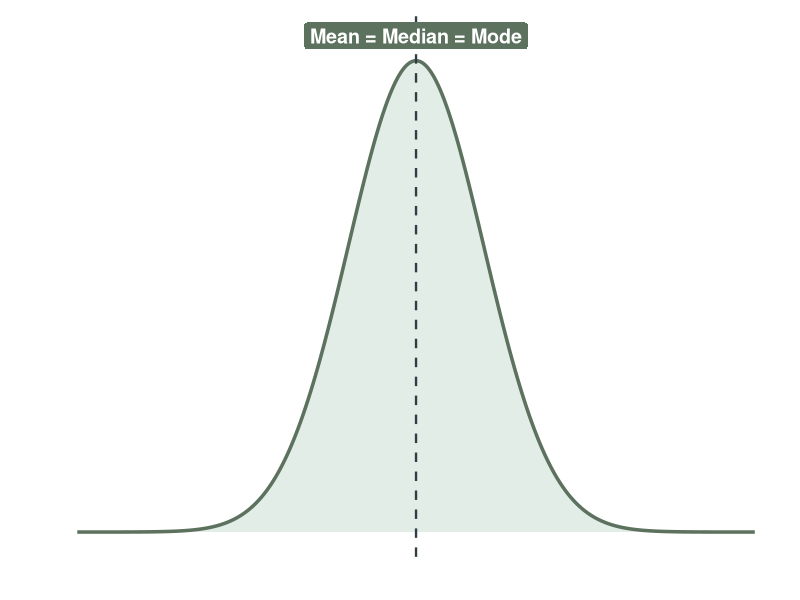
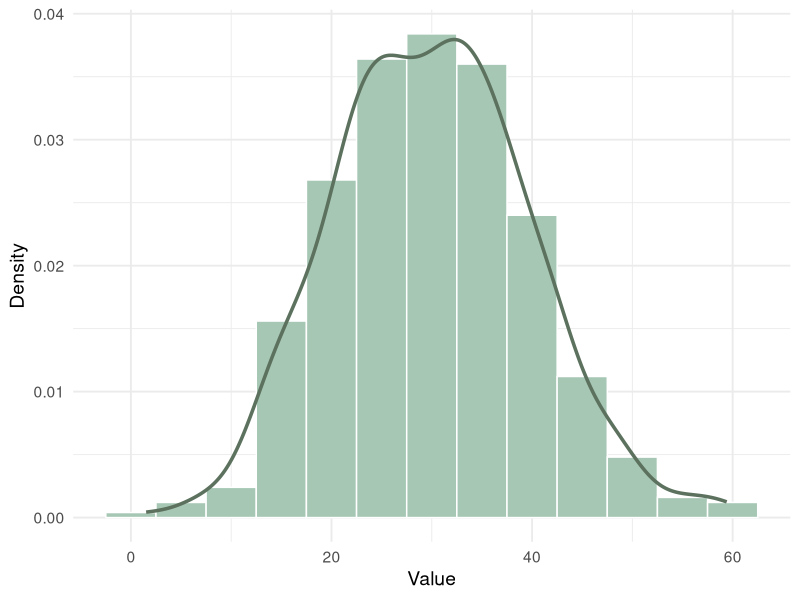
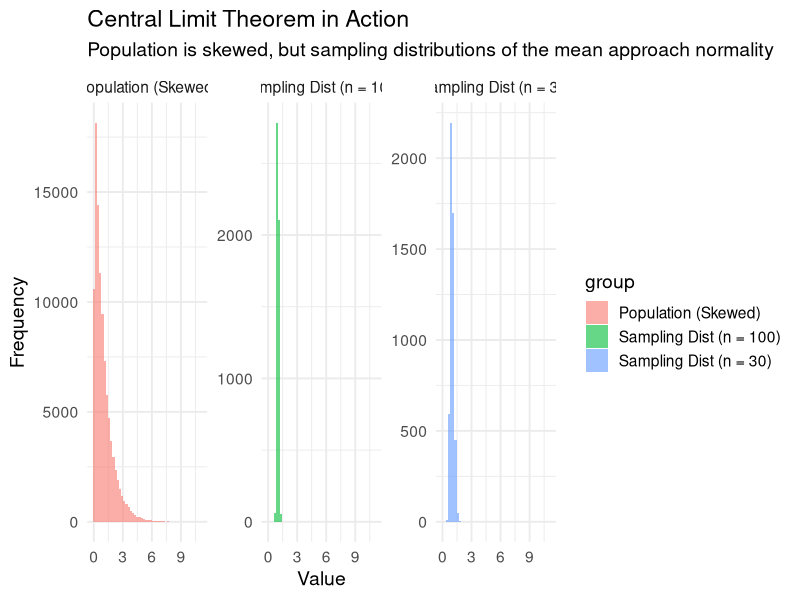
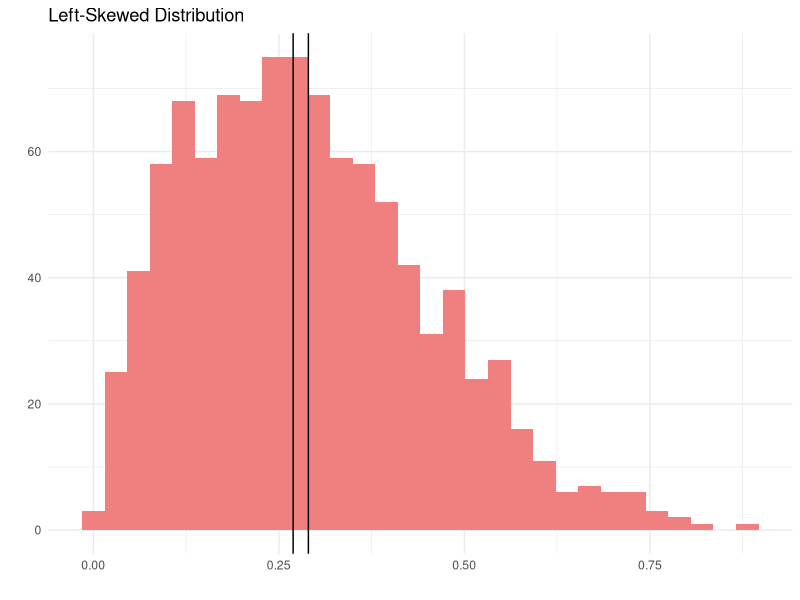
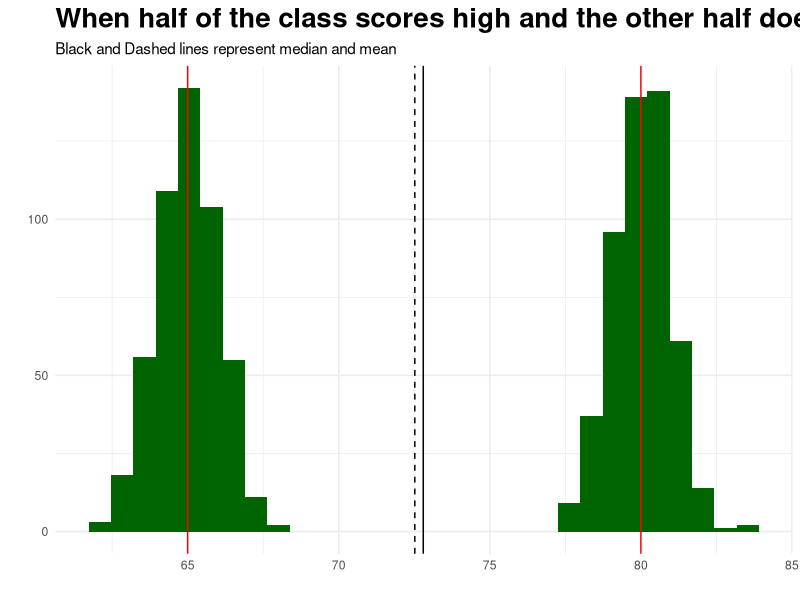
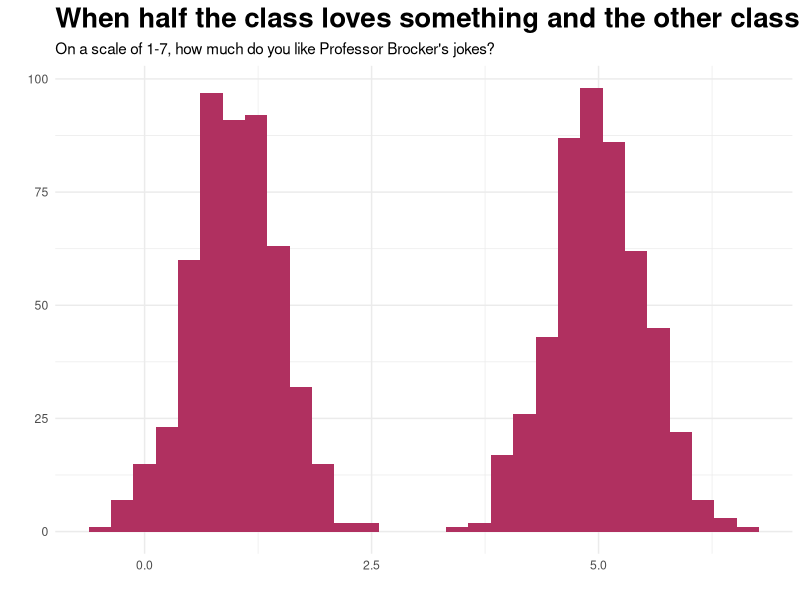
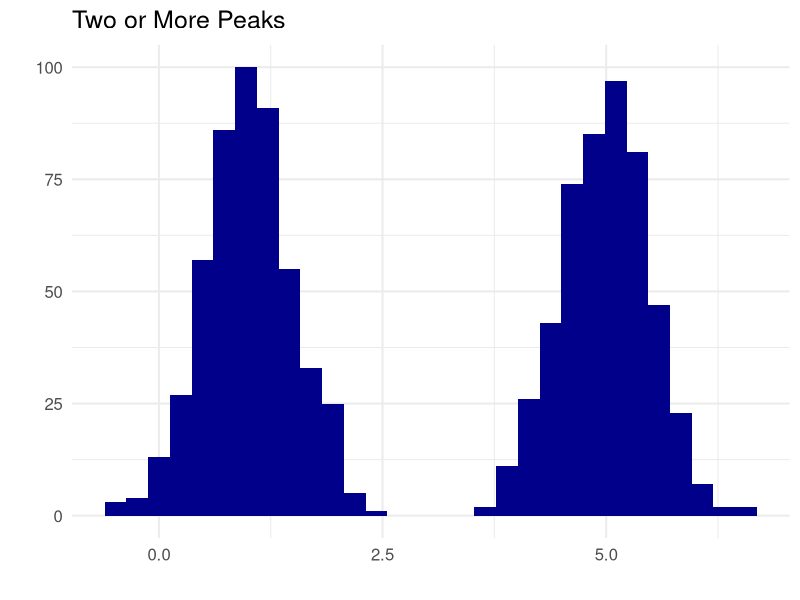
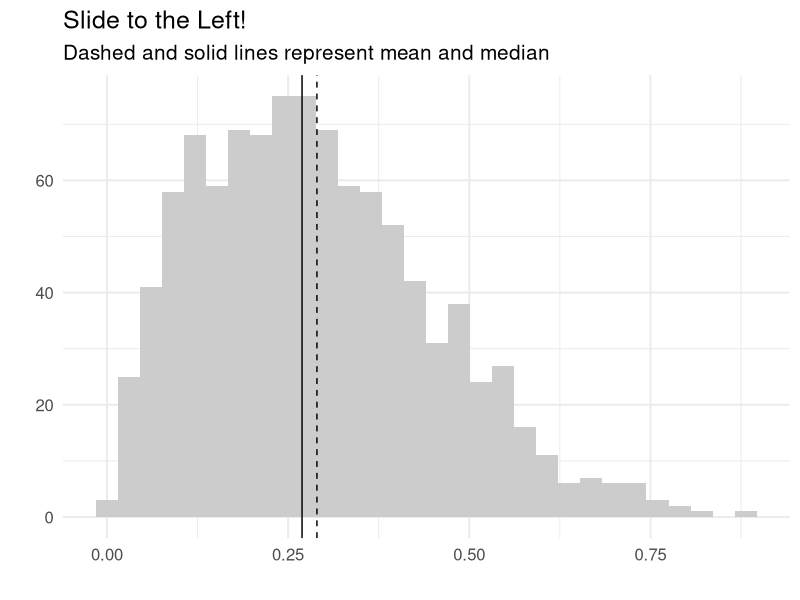

The R source for these figures, in order:
## ---- chunk 1
#| fig-width: 8
#| fig-height: 6
#| fig-align: center


library(ggplot2)

x <- seq(5, 15, length = 1000)

y <- dnorm(x, mean = 10, sd = 1)

nm <- data.frame(x, y)

ggplot(data = nm, aes(x, y)) +
  geom_area(fill = "#DCE8E1", alpha = 0.8) +
  geom_line(color = "#5C715E", linewidth = 1.2) +
  geom_vline(xintercept = 10, color = "#2F3E46", linewidth = 0.8, linetype = "dashed") +
  annotate("label", x = 10, y = 0.42, label = "Mean = Median = Mode",
           fill = "#5C715E", color = "white", fontface = "bold", size = 5, label.size = 0) +
  labs(x = "", y = "") +
  theme_minimal(base_size = 16) +
  theme(
    axis.text = element_blank(),
    panel.grid = element_blank()
  )
## ---- chunk 2
data.frame(
  z = rnorm(500, 30, sd = 10)
) |>
  ggplot(aes(z)) +
  geom_histogram(aes(y = after_stat(density)), binwidth = 5,
                 fill = "#A7C7B5", color = "white") +
  geom_density(color = "#5C715E", linewidth = 1.2) +
  labs(x = "Value", y = "Density") +
  theme_minimal(base_size = 14)
## ---- chunk 3
set.seed(123)

# Population: strongly skewed (exponential distribution)
pop <- rexp(100000, rate = 1)

# Take many samples of size 30 and compute their means
sample_means_30 <- replicate(5000, mean(sample(pop, 30, replace = TRUE)))

# Take many samples of size 100 and compute their means
sample_means_100 <- replicate(5000, mean(sample(pop, 100, replace = TRUE)))

# Plot population vs. sampling distributions
df <- data.frame(
  value = c(pop, sample_means_30, sample_means_100),
  group = rep(c("Population (Skewed)", 
                "Sampling Dist (n = 30)", 
                "Sampling Dist (n = 100)"), 
              times = c(length(pop), length(sample_means_30), length(sample_means_100)))
)

ggplot(df, aes(x = value, fill = group)) +
  geom_histogram(bins = 50, alpha = 0.6, position = "identity") +
  facet_wrap(~group, scales = "free_y") +
  theme_minimal(base_size = 14) +
  labs(
    title = "Central Limit Theorem in Action",
    subtitle = "Population is skewed, but sampling distributions of the mean approach normality",
    x = "Value", y = "Frequency"
  )
## ---- chunk 4
# Set seed for reproducibility
set.seed(123)

# Generate 1000 random values from a Beta distribution
left_skewed <- rbeta(1000, shape1 = 2, shape2 = 5)

data.frame(left_skewed) |> 
  ggplot(aes(left_skewed)) + 
  geom_histogram(fill = "lightcoral") +
  labs(
    title = "Left-Skewed Distribution",
    x = "",
    y = ""
  ) + 
  theme_minimal() + 
  geom_vline(xintercept = 
               median(left_skewed)) +
  geom_vline(xintercept = 
               mean(left_skewed)) 
## ---- chunk 5
exam <- 
  data.frame(
    l = c(rnorm(500,80,1),
          rnorm(500,65,1))
  )

ggplot(exam,aes(l)) + 
  geom_histogram(fill = "darkgreen") +
  labs(
    x = "",
    y = "",
    title = "When half of the class scores high and the other half doesn't",
    subtitle = "Black and Dashed lines represent median and mean"
  ) + 
  theme_minimal() +
  geom_vline(xintercept = 65,
             color = "red") + 
  geom_vline(xintercept = 80,
             color = "red") +
  geom_vline(aes(xintercept=mean(l)),lty="dashed") +
  geom_vline(aes(xintercept=median(l)),lty="solid")+
  theme(
    plot.title = 
      element_text(
        size = 20, 
        face = "bold")
  )
## ---- chunk 6
#| fig-align: center


exam <- 
  data.frame(l = c(
    rnorm(500,1,0.5), 
    rnorm(500,5,0.5)) 
    )

ggplot(exam, aes(l)) + 
  geom_histogram(fill = "maroon") +
  labs(x = "", 
       y = "", 
       title = "When half the class loves something and the other class hates it!",
       subtitle = "On a scale of 1-7, how much do you like Professor Brocker's jokes?") + 
  theme_minimal() + 
  theme(
    plot.title = 
      element_text(
        size = 20, 
        face = "bold")
    )
## ---- chunk 7
#| fig-align: center

data.frame(l = c(
    rnorm(500,1,0.5), 
    rnorm(500,5,0.5)) 
    ) |> 
ggplot(aes(l)) + 
  geom_histogram(fill = "darkblue") +
  labs(x = "", 
       y = "",
       title = "Two or More Peaks") + 
  theme_minimal(base_size = 15)
## ---- chunk 8
#| fig-align: center


# Set seed for reproducibility
set.seed(123)

# Generate 1000 random values from a Beta distribution
left_skewed <- rbeta(1000, shape1 = 2, shape2 = 5)

data.frame(left_skewed) |> 
  ggplot(aes(left_skewed)) + 
  geom_histogram(fill = "grey80") +
  labs(
    x = "",
    y = "",
    title = "Slide to the Left!",
    subtitle = "Dashed and solid lines represent mean and median"
  ) + 
  theme_minimal(base_size = 15) +
  geom_vline(aes(xintercept=mean(left_skewed)), lty="dashed") +
  geom_vline(aes(xintercept=median(left_skewed))) 
## ---- chunk 9
#| fig-align: center


data.frame(
  l = rnorm(500,12,1)
    ) |> 
ggplot(aes(l)) + 
  geom_histogram(fill = "darkorange") +
    geom_vline(aes(xintercept=mean(l)), lty="dashed") +
  geom_vline(aes(xintercept=median(l))) +
  labs(x = "", 
       y = "",
       title = "Looks Normal to Me",
        subtitle = "Dashed and solid lines represent mean and median"
       ) + 
  theme_minimal(base_size = 15)
